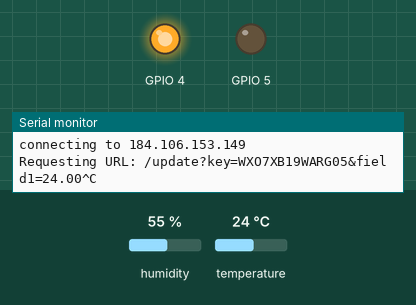
The sketch below on a simulated ESP8266 (NodeMCU). On the bench: output pins drawn as LEDs (lit = HIGH), the last lines printed to the serial monitor. The test bench sets the inputs (shaded band); at power-on: humidity 55 %, temperature 24 °C. WiFi joins after 1.5 s; servers stay silent unless stated; web services answer with replies made up by the test bench.

Above: at 2.2 s.
At 19.5 s:
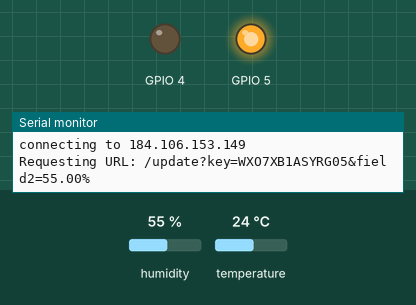
At 28.1 s:
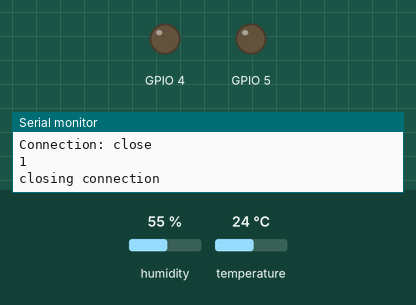
Timing chart, 0 to 46.5 s (numbered marks = the images above):
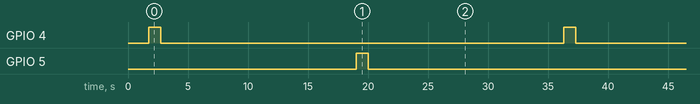

Measured:
- by itself, GPIO 4, GPIO 5: alternates HIGH for 1.0 s and LOW for 33.6 s
- by itself, everything shown: repeats every 34.6 s, in 4 steps

The sketch:

Temp_Humid_Uploading.ino
```cpp
/*
 *  This sketch sends data via HTTP GET requests to data.sparkfun.com service.
 *
 *  You need to get streamId and privateKey at data.sparkfun.com and paste them
 *  below. Or just customize this script to talk to other HTTP servers.
 *
 */

#include <ESP8266WiFi.h>
#include <DHT.h>

#define DHTPIN  2       // SDA 핀의 설정 2 = D4
#define DHTTYPE DHT22   // DHT22 (AM2302) 센서종류 설정

const char* ssid     = "IoTStLabs";
const char* password = "fold1108";

const char* host = "184.106.153.149";  //thingspeak.com

DHT dht(DHTPIN, DHTTYPE, 15);

void setup() {
  Serial.begin(9600);
  delay(10);
  pinMode(4, OUTPUT);
  pinMode(5, OUTPUT);

  dht.begin();

  // We start by connecting to a WiFi network
  Serial.println();
  Serial.println();
  Serial.print("Connecting to ");
  Serial.println(ssid);

  WiFi.begin(ssid, password);

  while (WiFi.status() != WL_CONNECTED) {
    delay(500);
    Serial.print(".");
  }

  Serial.println("");
  Serial.println("WiFi connected");
  Serial.println("IP address: ");
  Serial.println(WiFi.localIP());
}


int toggle = 0;

void loop() {
  int err;
  float temp = dht.readTemperature();
  float humi = dht.readHumidity();

  Serial.print("connecting to ");
  Serial.println(host);

  WiFiClient client;         // Use WiFiClient class to create TCP connections
  const int httpPort = 80;
  if (!client.connect(host, httpPort)) {
    Serial.println("connection failed");
    return;
  }

  // We now create a URI for the request
  String url1 = "/update?key=WXO7XB19WARG05&field1=";

  // This will send the request to the server
  client.print(String("GET ") + url1 + temp + " HTTP/1.1\r\n" + "Host: " + host + "\r\n" +
               "Connection: close\r\n\r\n");

  Serial.print("Requesting URL: ");
  Serial.print(url1);
  Serial.print(temp);
  Serial.println("^C ");
  digitalWrite(4, HIGH);
  delay(1000);
  digitalWrite(4, LOW);

  unsigned long timeout = millis();
  while (client.available() == 0) {
    if (millis() - timeout > 5000) {
      Serial.println(">>> Client Timeout !");
      client.stop();
      return;
    }
  }

  while(client.available()){
    String line = client.readStringUntil('\r');
    Serial.print(line);
  }

  Serial.println();
  Serial.println("closing connection");
  Serial.println();
  delay(15000);


  Serial.print("connecting to ");
  Serial.println(host);

  // For humidity data
  if (!client.connect(host, httpPort)) {
    Serial.println("connection failed");
    return;
  }

  // We now create a URI for the request
  String url2 = "/update?key=WXO7XB1ASYRG05&field2=";

  // This will send the request to the server
  client.print(String("GET ") + url2 + humi + " HTTP/1.1\r\n" + "Host: " + host + "\r\n" +
               "Connection: close\r\n\r\n");

  Serial.print("Requesting URL: ");
  Serial.print(url2);
  Serial.print(humi);
  Serial.println("% ");
  digitalWrite(5, HIGH);
  delay(1000);
  digitalWrite(5, LOW);

  unsigned long timeout2 = millis();
  while (client.available() == 0) {
    if (millis() - timeout2 > 5000) {
      Serial.println(">>> Client Timeout !");
      client.stop();
      return;
    }
  }

  while(client.available()){
    String line = client.readStringUntil('\r');
    Serial.print(line);
  }

  Serial.println();
  Serial.println("closing connection");
  Serial.println();

  delay(15000);
  //delay(285000);
}
```
